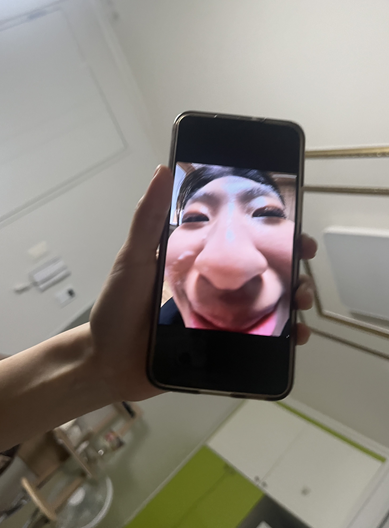
#> input picture OpenCV/과제2 사진 파일/img3.jpg, 389 x 528 px, found by its file name
$ python '8-6 라플라시안 오브 가우시안(LOG).py'
#> lines starting #> are read from the running program, lines starting #| are printed output that depends on the picture
import cv2 as cv

# Copy of Lena-Gaussian-noise.jpg 이미지 읽기
lena_gaussian_noise_img = cv.imread('img3.jpg')
#> lena_gaussian_noise_img is the input picture: shape (528, 389, 3); mean B, G, R 124, 131.6, 137.7

# salt pepper noise.bmp 이미지 읽기
salt_pepper_noise_img = cv.imread('salt pepper noise.bmp')
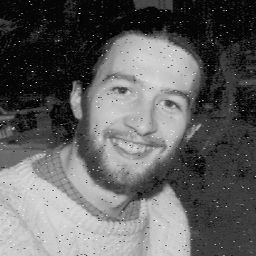
#> input picture OpenCV/과제2 사진 파일/salt pepper noise.bmp, 256 x 256 px, found by its file name
#> salt_pepper_noise_img is the input picture: shape (256, 256, 3); mean B, G, R 96.5, 96.5, 96.5

# 두 이미지가 제대로 읽혔는지 확인
if lena_gaussian_noise_img is None or salt_pepper_noise_img is None:
    print('이미지를 읽을 수 없습니다')
    exit()

# 라플라시안 오브 가우시안(LOG) 필터 적용 함수 정의
def apply_log_filter(img):
    # 그레이스케일 변환
    gray = cv.cvtColor(img, cv.COLOR_BGR2GRAY)
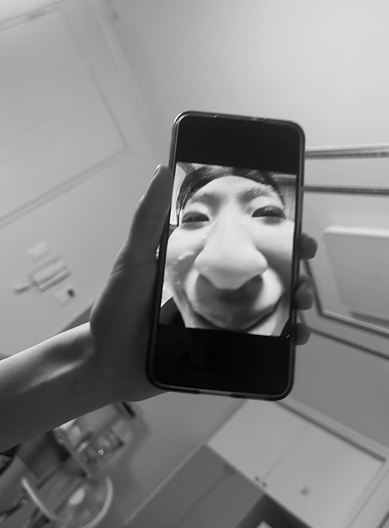
#> gray: shape (528, 389); min 0, max 255, mean 132.6
    # 가우시안 블러 필터 적용
    blurred = cv.GaussianBlur(gray, (5, 5), 0)
    # 라플라시안 필터 적용
    laplacian = cv.Laplacian(blurred, cv.CV_64F)
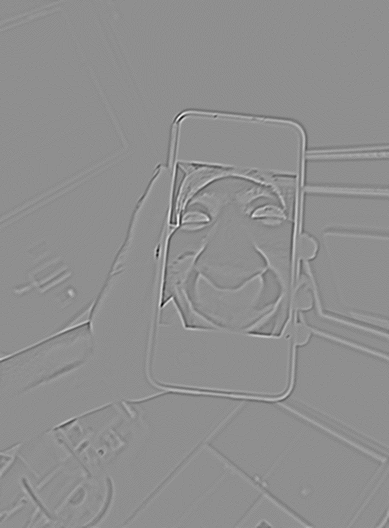
#> laplacian: shape (528, 389) float64; min -82, max 64, mean 0; drawn with min black and max white
    # 결과 이미지 정규화
    log = cv.normalize(laplacian, None, 0, 255, cv.NORM_MINMAX, cv.CV_8U)
    return log

# 라플라시안 오브 가우시안(LOG) 필터 적용
lena_gaussian_noise_filtered = apply_log_filter(lena_gaussian_noise_img)
salt_pepper_noise_filtered = apply_log_filter(salt_pepper_noise_img)
#> in apply_log_filter (call 2), `blurred = cv.GaussianBlur(gray, (5, 5), 0)`:
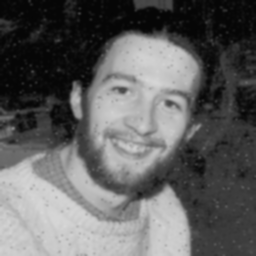
#> blurred: shape (256, 256); min 5, max 215, mean 96.5
#> in apply_log_filter (call 2), `laplacian = cv.Laplacian(blurred, cv.CV_64F)`:
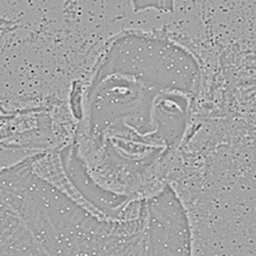
#> laplacian: shape (256, 256) float64; min -62, max 35, mean 0; drawn with min black and max white

# 결과 이미지 표시
cv.imshow('LOG Filtered Lena Gaussian Noise', lena_gaussian_noise_filtered)
cv.imshow('LOG Filtered Salt Pepper Noise', salt_pepper_noise_filtered)

# 이미지를 화면에 표시
cv.waitKey(0)
cv.destroyAllWindows()
